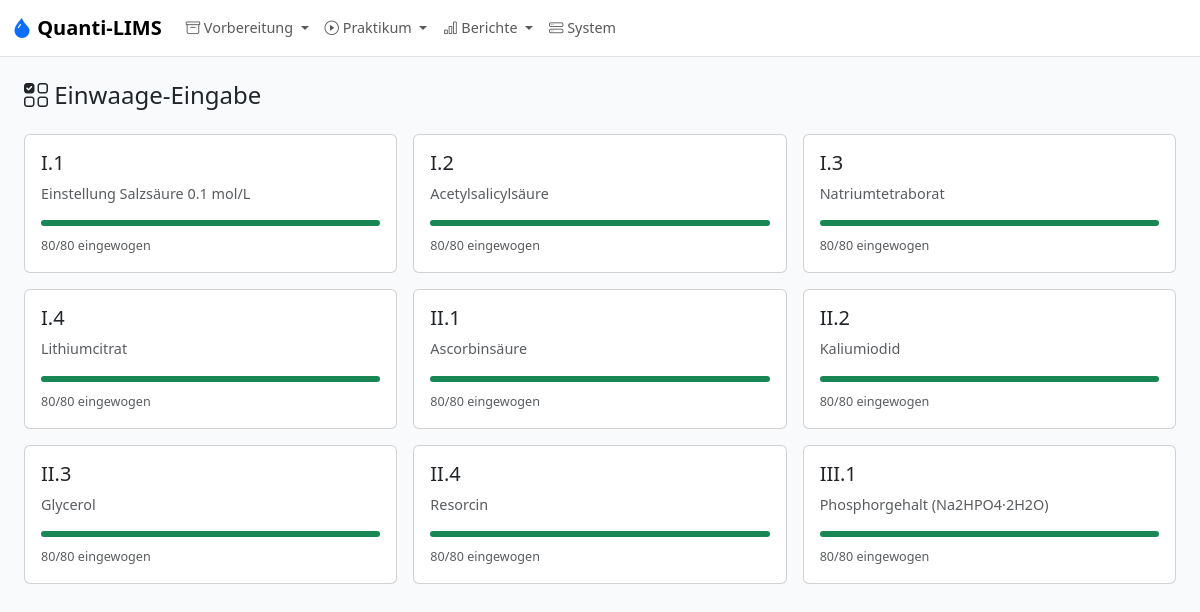
/ta/weighing, run on an earlier commit of the app's database.
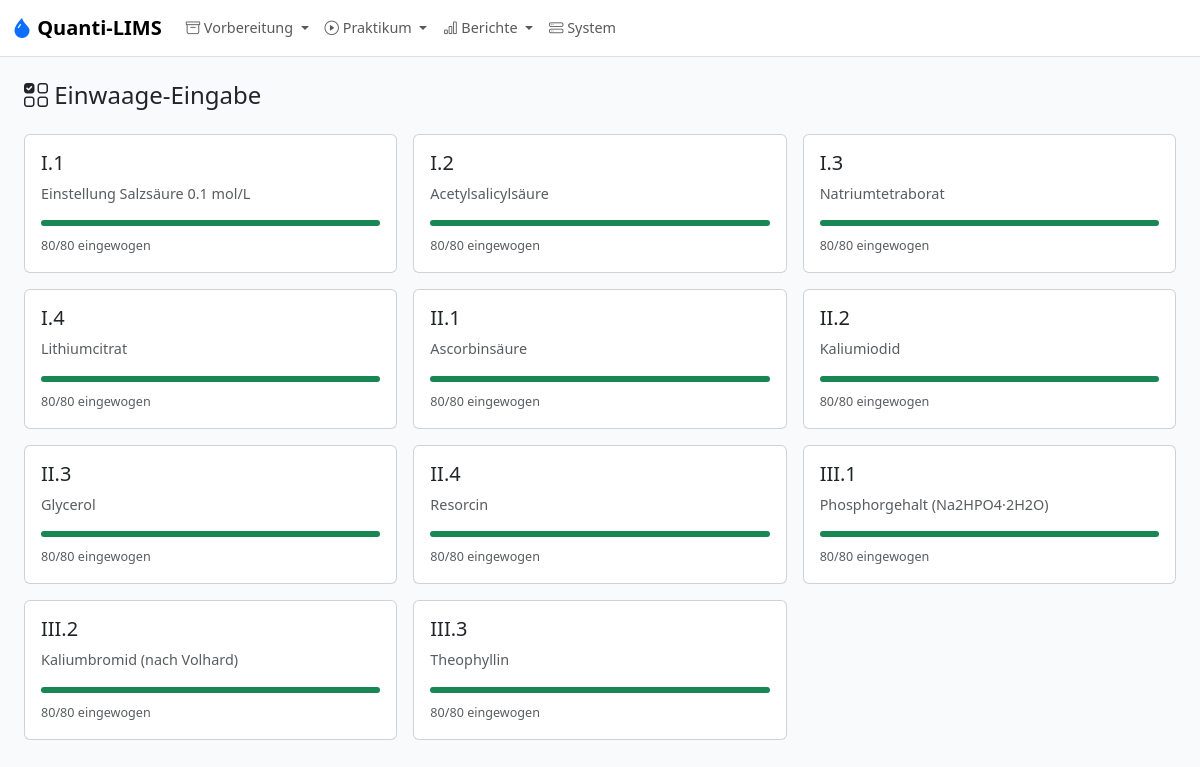
And on a later commit of the database.
### models.py (models this page shows, shortened)
class SampleBatch(db.Model):
    __tablename__ = "sample_batch"
    id = db.Column(db.Integer, primary_key=True)
    semester_id = db.Column(db.Integer, db.ForeignKey("semester.id"), nullable=False)
    analysis_id = db.Column(db.Integer, db.ForeignKey("analysis.id"), nullable=False)
    substance_lot_id = db.Column(db.Integer, db.ForeignKey("substance_lot.id"))
    blend_description = db.Column(db.String(500))
    gehalt_min_pct = db.Column(db.Float)
    n_extra_determinations = db.Column(db.Integer, nullable=False, default=1)
    mortar_loss_factor = db.Column(db.Float, nullable=False, default=1.1)
    target_m_s_min_g = db.Column(db.Float)
    target_m_ges_g = db.Column(db.Float)
    target_v_min_ml = db.Column(db.Float)
    target_v_max_ml = db.Column(db.Float)
    dilution_factor = db.Column(db.Float)
    dilution_solvent = db.Column(db.String(120))
    dilution_notes = db.Column(db.Text)
    titer = db.Column(db.Float, nullable=False, default=1.000)
    titer_source = db.Column(db.String(40), nullable=False, default="manual")
    titer_source_date = db.Column(db.String(20))
    titer_source_operator = db.Column(db.String(100))
    total_samples_prepared = db.Column(db.Integer, nullable=False)
    preparation_date = db.Column(db.String(20))
    prepared_by = db.Column(db.String(100))
    notes = db.Column(db.Text)
    safety_factor = db.Column(db.Float, nullable=False, default=1.2)
    position = db.Column(db.Integer, nullable=False, default=0)
    semester = db.relationship("Semester", back_populates="batches")
    analysis = db.relationship("Analysis", back_populates="batches")
    substance_lot = db.relationship("SubstanceLot", back_populates="batches")
    samples = db.relationship("Sample", back_populates="batch", order_by="Sample.running_number")
    __table_args__ = (db.UniqueConstraint("semester_id", "analysis_id"),)

class Analysis(db.Model):
    __tablename__ = "analysis"
    id = db.Column(db.Integer, primary_key=True)
    block_id = db.Column(db.Integer, db.ForeignKey("block.id"), nullable=False)
    code = db.Column(db.String(10), unique=True, nullable=False)
    ordinal = db.Column(db.Integer, nullable=False)
    name = db.Column(db.String(200), nullable=False)
    substance_id = db.Column(db.Integer, db.ForeignKey("substance.id"), nullable=False)
    k_determinations = db.Column(db.Integer, nullable=False, default=3)
    result_unit = db.Column(db.String(20), nullable=False, default="%")
    result_label = db.Column(db.String(50), nullable=False, default="Gehalt")
    calculation_mode = db.Column(db.String(50), nullable=False, default=MODE_ASSAY_MASS_BASED)
    e_ab_g = db.Column(db.Float)
    g_ab_min_pct = db.Column(db.Float)
    g_ab_max_pct = db.Column(db.Float)
    source_reference = db.Column(db.String(255))
    tolerance_override_min_pct = db.Column(db.Float)
    tolerance_override_max_pct = db.Column(db.Float)
    notes = db.Column(db.Text)
    m_einwaage_min_mg = db.Column(db.Float, nullable=True)  # Min TA weighing mass (mass_determination mode, mg)
    m_einwaage_max_mg = db.Column(db.Float, nullable=True)  # Max TA weighing mass (mass_determination mode, mg)
    reported_molar_mass_gmol = db.Column(db.Float, nullable=True)
    reported_stoichiometry = db.Column(db.Float, nullable=True)
    block = db.relationship("Block", back_populates="analyses")
    substance = db.relationship("Substance", back_populates="analyses")
    method = db.relationship("Method", back_populates="analysis", uselist=False)
    batches = db.relationship("SampleBatch", back_populates="analysis")

### app.py (the view)
    @app.route("/ta/weighing")
    def ta_weighing():
        sem = active_semester()
        batches = SampleBatch.query.filter_by(semester_id=sem.id).all() if sem else []
        return render_template("ta/weighing_select.html", batches=batches, semester=sem)

### calculation_modes.py (called while the page is built)
def resolve_mode(mode: str | None) -> str:
    if mode in {MODE_ASSAY_MASS_BASED, MODE_TITRANT_STANDARDIZATION, MODE_MASS_DETERMINATION}:
        return mode
    return MODE_ASSAY_MASS_BASED

### models.py (called while the page is built)
    @property
    def is_weighed(self) -> bool:
        mode = resolve_mode(self.batch.analysis.calculation_mode if self.batch and self.batch.analysis else None)
        if mode == MODE_TITRANT_STANDARDIZATION:
            return self.m_ges_actual_g is not None
        if mode == MODE_MASS_DETERMINATION:
            return self.m_s_actual_g is not None
        return self.m_s_actual_g is not None and self.m_ges_actual_g is not None

### templates/ta/weighing_select.html (shortened to what this page needs)
{% extends "base.html" %}
{% block content %}
<h4 class="mb-4"><i class="bi bi-ui-checks-grid"></i> Einwaage-Eingabe</h4>
{% if not batches %}
<div class="alert alert-info">Keine Probenansätze im aktiven Semester vorhanden.</div>
{% else %}
<div class="row g-3">
{% for b in batches %}
{% set weighed = b.samples | selectattr('is_weighed') | list | length %}
{% set pct = (weighed / b.samples|length * 100)|round(0)|int if b.samples|length > 0 else 0 %}
<div class="col-md-4">
  <a href="{{ url_for('ta_weighing_batch', batch_id=b.id) }}" class="card text-decoration-none h-100 hover-card">
    <div class="card-body">
      <h5 class="card-title">{{ b.analysis.code }}</h5>
      <p class="card-text text-body-secondary">{{ b.analysis.name }}</p>
      <div class="progress mb-2" style="height: 6px">
        <div class="progress-bar {% if pct == 100 %}bg-success{% else %}bg-primary{% endif %}" style="width:{{ pct }}%"></div>
      </div>
      <small class="text-body-secondary">{{ weighed }}/{{ b.samples|length }} eingewogen</small>
    </div>
  </a>
</div>
{% endfor %}
</div>
{% endif %}
{% endblock %}

What changed in the data, as far as the page shows it:
added SampleBatch: analysis.code "III.2", analysis.name "Kaliumbromid (nach Volhard)", {{ pct }} 100 (drawn), total_samples_prepared "80", samples|length "80"
added SampleBatch: analysis.code "III.3", analysis.name "Theophyllin", {{ pct }} 100 (drawn), total_samples_prepared "80", samples|length "80"
